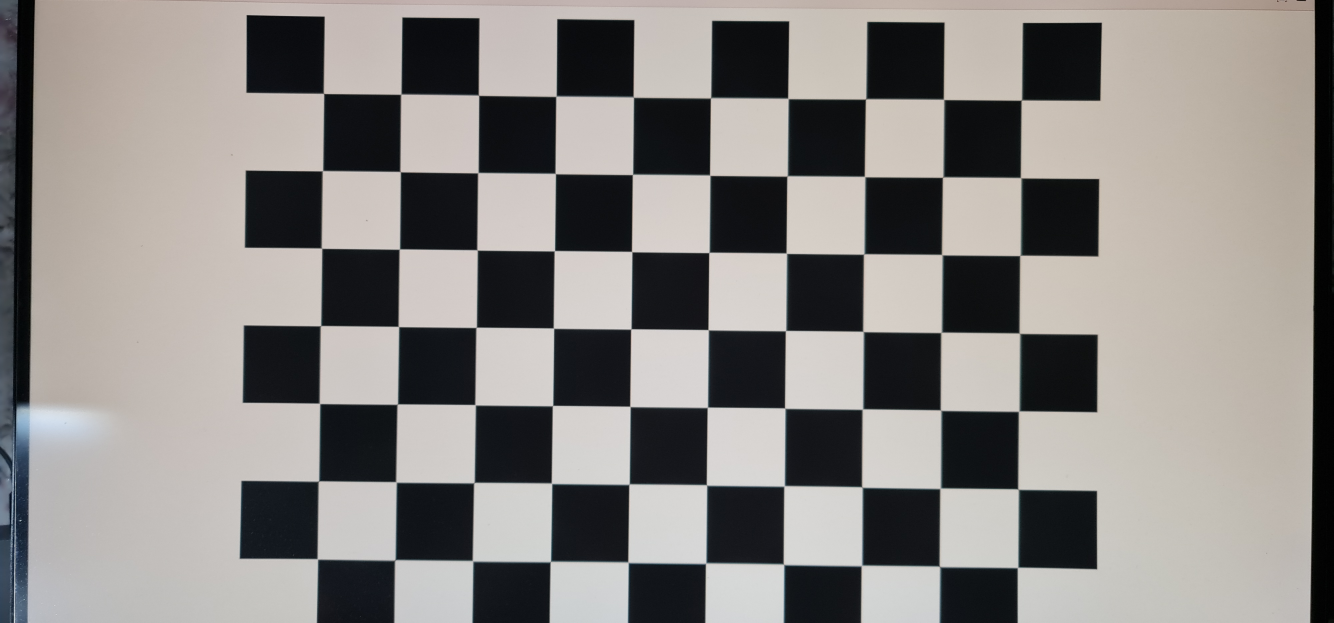
#> input picture seminars/seminar_04/data/calibr_images/1000017178.jpg, 4000 x 1868 px, given in place of slow_traffic_small.mp4, which was not available (shown at 1/3 size)
$ jupyter execute Seminar_9_SOLVED.ipynb   (shell and % lines are left out)   (older library calls are emulated)   (text cells are left out)
#> lines starting #> are read from the running program, lines starting #| are printed output that depends on the picture; pictures that were not available may be replaced by others from this repository, and a replacement may not be noted
[cell 1]
#!wget https://www.bogotobogo.com/python/OpenCV_Python/images/mean_shift_tracking/slow_traffic_small.mp4 -O data/slow_traffic_small.mp4

[cell 2]
import cv2
from tqdm import tqdm
import numpy as np
import matplotlib.pyplot as plt
import IPython

[cell 3]
# [272 lines left out: functions build_image_pyramid, compute_image_gradients, compute_lk_optical_flow_point, compute_lk_optical_flow_for_patch, track_point_with_pyramid_lk, lucas_kanade_optical_flow, not called in this run]


def demo_optical_flow(video_path='data/slow_traffic_small.mp4', output_path='output_my_LK.mp4'):
    """
    Демонстрация работы алгоритма на видео.

    Args:
        video_path: Путь к входному видео
        output_path: Путь для сохранения результата
    """
#> called with video_path = 'data/slow_traffic_small.mp4', output_path = 'output_my_LK.mp4'
    # Открываем видео
    cap = cv2.VideoCapture(video_path)

    # Получаем параметры видео
    length = int(cap.get(cv2.CAP_PROP_FRAME_COUNT))
    width = int(cap.get(cv2.CAP_PROP_FRAME_WIDTH))
    height = int(cap.get(cv2.CAP_PROP_FRAME_HEIGHT))
    fps = cap.get(cv2.CAP_PROP_FPS)

    # Настраиваем запись выходного видео
    fourcc = cv2.VideoWriter_fourcc(*'MP4V')
    out = cv2.VideoWriter(output_path, fourcc, fps, (width, height))

    # Параметры для обнаружения углов Shi-Tomasi
    feature_params = dict(
        maxCorners=100,
        qualityLevel=0.3,
        minDistance=7,
        blockSize=7
    )

    # Берем первый кадр и находим в нем углы
    ret, old_frame = cap.read()
#> old_frame is the input picture: shape (1868, 4000, 3); mean B, G, R 131, 133.8, 137.2
    old_gray = cv2.cvtColor(old_frame, cv2.COLOR_BGR2GRAY)
    p0 = cv2.goodFeaturesToTrack(old_gray, mask=None, **feature_params)
#> p0 = 100 rows, first 8: [742, 48], [3303, 70], [2125, 761], [2122, 987], [2359, 532], [2352, 1222], [1661, 1215], [1888, 1217]
    p0 = p0.reshape(-1, 2)  # Преобразуем в формат [[x1, y1], [x2, y2], ...]
#> p0 = 100 pairs, first value 35 to 3303, second value 48 to 1705

    # Сохраняем изначальные точки для отслеживания через все видео
    initial_points = p0.copy()
#> initial_points has the same summary as p0

    # Создаем маску для рисования
    mask = np.zeros_like(old_frame)

    # Создаем случайные цвета для визуализации
    color = np.random.randint(0, 255, (len(p0), 3))
#> color = 100 rows, first 8: [172, 47, 117], [192, 67, 251], [195, 103, 9], [211, 21, 242], [36, 87, 70], [216, 88, 140], [58, 193, 230], [39, 87, 174]

    from tqdm import tqdm
    for i in tqdm(range(length - 1)):  # -1 потому что первый кадр мы уже прочитали
        ret, frame = cap.read()

        if not ret:
            print('No frames grabbed!')
            break

        frame_gray = cv2.cvtColor(frame, cv2.COLOR_BGR2GRAY)

        # Вычисляем оптический поток с помощью нашей реализации
        p1, st = lucas_kanade_optical_flow(
            old_gray,
            frame_gray,
            p0,
            window_size=15,
            num_pyramid_levels=3
        )

        # Выбираем хорошие точки
        good_new = p1[st == 1]
        good_old = p0[st == 1]

        # Рисуем треки
        for i, (new, old) in enumerate(zip(good_new, good_old)):
            a, b = new
            c, d = old
            mask = cv2.line(mask, (int(a), int(b)), (int(c), int(d)), color[i % len(color)].tolist(), 2)
            frame = cv2.circle(frame, (int(a), int(b)), 5, color[i % len(color)].tolist(), -1)

        # Объединяем кадр и маску
        img = cv2.add(frame, mask)

        # Записываем результат
        out.write(img)

        # Обновляем предыдущий кадр
        old_gray = frame_gray.copy()

        # Обновляем точки, но только те, которые успешно отслежены
        p0[st == 1] = good_new
#> mask: shape (1868, 4000, 3); every value is 0

    # Освобождаем ресурсы
    cap.release()
    out.release()

    print(f"Результат сохранен в {output_path}")
    return output_path

[cell 4]
result_path = demo_optical_flow(video_path='data/slow_traffic_small.mp4', output_path='output_my_LK.mp4')

[cell 5]
def demo_optical_flow_opencv(video_path='data/slow_traffic_small.mp4', output_path='output_my_LK.mp4'):
    """
    Демонстрация работы алгоритма на видео с использованием cv2.calcOpticalFlowPyrLK.

    Args:
        video_path: Путь к входному видео
        output_path: Путь для сохранения результата
    """
#> called with video_path = 'data/slow_traffic_small.mp4', output_path = 'output_opencv_LK.mp4'
    # Открываем видео
    cap = cv2.VideoCapture(video_path)

    # Получаем параметры видео
    length = int(cap.get(cv2.CAP_PROP_FRAME_COUNT))
    width = int(cap.get(cv2.CAP_PROP_FRAME_WIDTH))
    height = int(cap.get(cv2.CAP_PROP_FRAME_HEIGHT))
    fps = cap.get(cv2.CAP_PROP_FPS)

    # Настраиваем запись выходного видео
    fourcc = cv2.VideoWriter_fourcc(*'MP4V')
    out = cv2.VideoWriter(output_path, fourcc, fps, (width, height))

    # Параметры для обнаружения углов Shi-Tomasi
    feature_params = dict(
        maxCorners=100,
        qualityLevel=0.3,
        minDistance=7,
        blockSize=7
    )

    # Параметры для Lucas-Kanade оптического потока
    lk_params = dict(
        winSize=(15, 15),
        maxLevel=3,
        criteria=(cv2.TERM_CRITERIA_EPS | cv2.TERM_CRITERIA_COUNT, 10, 0.03)
    )

    # Берем первый кадр и находим в нем углы
    ret, old_frame = cap.read()
    old_gray = cv2.cvtColor(old_frame, cv2.COLOR_BGR2GRAY)
    p0 = cv2.goodFeaturesToTrack(old_gray, mask=None, **feature_params)
#> p0 = 100 rows, first 8: [742, 48], [3303, 70], [2125, 761], [2122, 987], [2359, 532], [2352, 1222], [1661, 1215], [1888, 1217]

    # Создаем маску для рисования
    mask = np.zeros_like(old_frame)

    # Создаем случайные цвета для визуализации
    color = np.random.randint(0, 255, (100, 3))

    from tqdm import tqdm
    for i in tqdm(range(length - 1)):  # -1 потому что первый кадр мы уже прочитали
        ret, frame = cap.read()

        if not ret:
            print('No frames grabbed!')
            break

        frame_gray = cv2.cvtColor(frame, cv2.COLOR_BGR2GRAY)

        # Вычисляем оптический поток с помощью встроенной функции cv2.calcOpticalFlowPyrLK
        p1, st, err = cv2.calcOpticalFlowPyrLK(old_gray, frame_gray, p0, None, **lk_params)

        # Выбираем хорошие точки
        if p1 is not None:
            good_new = p1[st == 1]
            good_old = p0[st == 1]

        # Рисуем треки
        for i, (new, old) in enumerate(zip(good_new, good_old)):
            a, b = new.ravel()
            c, d = old.ravel()
            mask = cv2.line(mask, (int(a), int(b)), (int(c), int(d)), color[i % len(color)].tolist(), 2)
            frame = cv2.circle(frame, (int(a), int(b)), 5, color[i % len(color)].tolist(), -1)

        # Объединяем кадр и маску
        img = cv2.add(frame, mask)

        # Записываем результат
        out.write(img)

        # Обновляем предыдущий кадр
        old_gray = frame_gray.copy()

        # Обновляем точки, но только те, которые успешно отслежены
        p0 = good_new.reshape(-1, 1, 2)

    # Освобождаем ресурсы
    cap.release()
    out.release()

    print(f"Результат сохранен в {output_path}")
    return output_path

[cell 6]
result_path = demo_optical_flow_opencv(video_path='data/slow_traffic_small.mp4', output_path='output_opencv_LK.mp4')

[cell 7]
# your code

def detect_new_points(frame_gray, existing_points, max_corners=120, quality_level=0.3, min_distance=7, block_size=7):
    """
    Ищет новые Shi-Tomasi точки, избегая областей рядом с уже отслеживаемыми точками.
    """
#> called with max_corners = 120, quality_level = 0.3, min_distance = 7, block_size = 7
    h, w = frame_gray.shape[:2]
#> h = 1868; w = 4000
    mask = np.full((h, w), 255, dtype=np.uint8)

    # Запрещаем искать новые точки рядом с уже существующими
    if existing_points is not None and len(existing_points) > 0:
        for x, y in existing_points:
            cv2.circle(mask, (int(x), int(y)), int(min_distance * 1.5), 0, -1)

    new_pts = cv2.goodFeaturesToTrack(
        frame_gray,
        mask=mask,
        maxCorners=max_corners,
        qualityLevel=quality_level,
        minDistance=min_distance,
        blockSize=block_size
    )
#> new_pts = 120 rows, first 8: [742, 48], [3303, 70], [2125, 761], [2122, 987], [2359, 532], [2352, 1222], [1661, 1215], [1888, 1217]

    if new_pts is None:
        return np.empty((0, 2), dtype=np.float32)

    return new_pts.reshape(-1, 2).astype(np.float32)


# [23 lines left out: function merge_points, not called in this run]


def demo_optical_flow_with_point_recovery(video_path='data/slow_traffic_small.mp4',
                                          output_path='output_my_LK_recovery.mp4',
                                          target_points=120):
    """
    Lucas-Kanade + механизм восстановления точек:
    - удаляем потерянные;
    - дозаполняем новыми точками на текущем кадре.
    """
    cap = cv2.VideoCapture(video_path)

    length = int(cap.get(cv2.CAP_PROP_FRAME_COUNT))
    width = int(cap.get(cv2.CAP_PROP_FRAME_WIDTH))
    height = int(cap.get(cv2.CAP_PROP_FRAME_HEIGHT))
    fps = cap.get(cv2.CAP_PROP_FPS)

    fourcc = cv2.VideoWriter_fourcc(*'MP4V')
    out = cv2.VideoWriter(output_path, fourcc, fps, (width, height))

    ret, old_frame = cap.read()
    if not ret:
        cap.release()
        out.release()
        raise RuntimeError("Не удалось прочитать первый кадр")

    old_gray = cv2.cvtColor(old_frame, cv2.COLOR_BGR2GRAY)
    p0 = detect_new_points(old_gray, existing_points=None, max_corners=target_points)
#> p0 = 120 pairs, first value 35 to 3857, second value 3 to 1706

    mask_tracks = np.zeros_like(old_frame)
    color = np.random.randint(0, 255, (2000, 3), dtype=np.uint8)

    from tqdm import tqdm
    for _ in tqdm(range(length - 1)):
        ret, frame = cap.read()
        if not ret:
            break

        frame_gray = cv2.cvtColor(frame, cv2.COLOR_BGR2GRAY)

        # Если точек нет — просто переинициализируем
        if p0 is None or len(p0) == 0:
            p0 = detect_new_points(frame_gray, existing_points=None, max_corners=target_points)
            old_gray = frame_gray.copy()
            out.write(frame)
            continue

        # Трекинг существующих точек
        p1, st = lucas_kanade_optical_flow(
            old_gray,
            frame_gray,
            p0,
            window_size=15,
            num_pyramid_levels=3,
            max_iterations=10,
            epsilon=0.01
        )

        good_new = p1[st == 1]
        good_old = p0[st == 1]

        # Визуализация треков только для выживших точек
        for i, (new, old) in enumerate(zip(good_new, good_old)):
            a, b = new
            c, d = old
            col = color[i % len(color)].tolist()
            mask_tracks = cv2.line(mask_tracks, (int(c), int(d)), (int(a), int(b)), col, 2)
            frame = cv2.circle(frame, (int(a), int(b)), 4, col, -1)

        # Обновляем набор точек: удаляем потерянные + добавляем новые
        p0 = merge_points(
            old_points=p0,
            tracked_points=p1,
            status=st,
            frame_gray=frame_gray,
            target_points=target_points
        )

        img = cv2.add(frame, mask_tracks)
        out.write(img)
        old_gray = frame_gray.copy()

    cap.release()
    out.release()

    print(f"Результат сохранен в {output_path}")
    return output_path

[cell 8]
result_path = demo_optical_flow_with_point_recovery(
    video_path='data/slow_traffic_small.mp4',
    output_path='output_my_LK_recovery.mp4',
    target_points=120
)

[cell 9]
def demo_optical_flow_farneback_opencv(video_path='data/slow_traffic_small.mp4', output_path='output_Farneback.mp4'):
    """
    Демонстрация работы алгоритма плотного оптического потока Farneback на видео.

    Args:
        video_path: Путь к входному видео
        output_path: Путь для сохранения результата
    """
#> called with video_path = 'data/slow_traffic_small.mp4', output_path = 'output_opencv_farneback.mp4'
    # Открываем видео
    cap = cv2.VideoCapture(video_path)

    # Получаем параметры видео
    length = int(cap.get(cv2.CAP_PROP_FRAME_COUNT))
    width = int(cap.get(cv2.CAP_PROP_FRAME_WIDTH))
    height = int(cap.get(cv2.CAP_PROP_FRAME_HEIGHT))
    fps = cap.get(cv2.CAP_PROP_FPS)

    # Настраиваем запись выходного видео
    fourcc = cv2.VideoWriter_fourcc(*'MP4V')
    out = cv2.VideoWriter(output_path, fourcc, fps, (width, height))

    # Берем первый кадр и преобразуем его в оттенки серого
    ret, frame1 = cap.read()
    if not ret:
        print('Не удалось прочитать видео')
        return None

    prvs = cv2.cvtColor(frame1, cv2.COLOR_BGR2GRAY)

    # Создаем HSV-изображение для визуализации потока
    hsv = np.zeros_like(frame1)
    hsv[..., 1] = 255  # Насыщенность устанавливаем на максимум

    from tqdm import tqdm
    for i in tqdm(range(length - 1)):  # -1 потому что первый кадр мы уже прочитали
        ret, frame2 = cap.read()

        if not ret:
            print('No frames grabbed!')
            break

        next_frame = cv2.cvtColor(frame2, cv2.COLOR_BGR2GRAY)

        # Вычисляем оптический поток методом Farneback
        # Параметры:
        # - 0.5: коэффициент масштабирования для пирамиды изображений
        # - 3: кол-во уровней пирамиды
        # - 15: размер окна для усреднения
        # - 3: число итераций на каждом уровне пирамиды
        # - 5: размер окна для полиномиальной аппроксимации
        # - 1.2: стандартное отклонение для сглаживания
        flow = cv2.calcOpticalFlowFarneback(
            prvs, next_frame, None,
            0.5, 3, 15, 3, 5, 1.2, 0
        )

        # Преобразуем векторы потока из декартовых координат в полярные
        mag, ang = cv2.cartToPolar(flow[..., 0], flow[..., 1])

        # Кодируем направление потока как оттенок (hue)
        hsv[..., 0] = ang * 180 / np.pi / 2

        # Кодируем величину потока как яркость (value)
        hsv[..., 2] = cv2.normalize(mag, None, 0, 255, cv2.NORM_MINMAX)

        # Преобразуем HSV в BGR для отображения
        bgr = cv2.cvtColor(hsv, cv2.COLOR_HSV2BGR)

        # Записываем результат
        out.write(bgr)

        # Обновляем предыдущий кадр
        prvs = next_frame
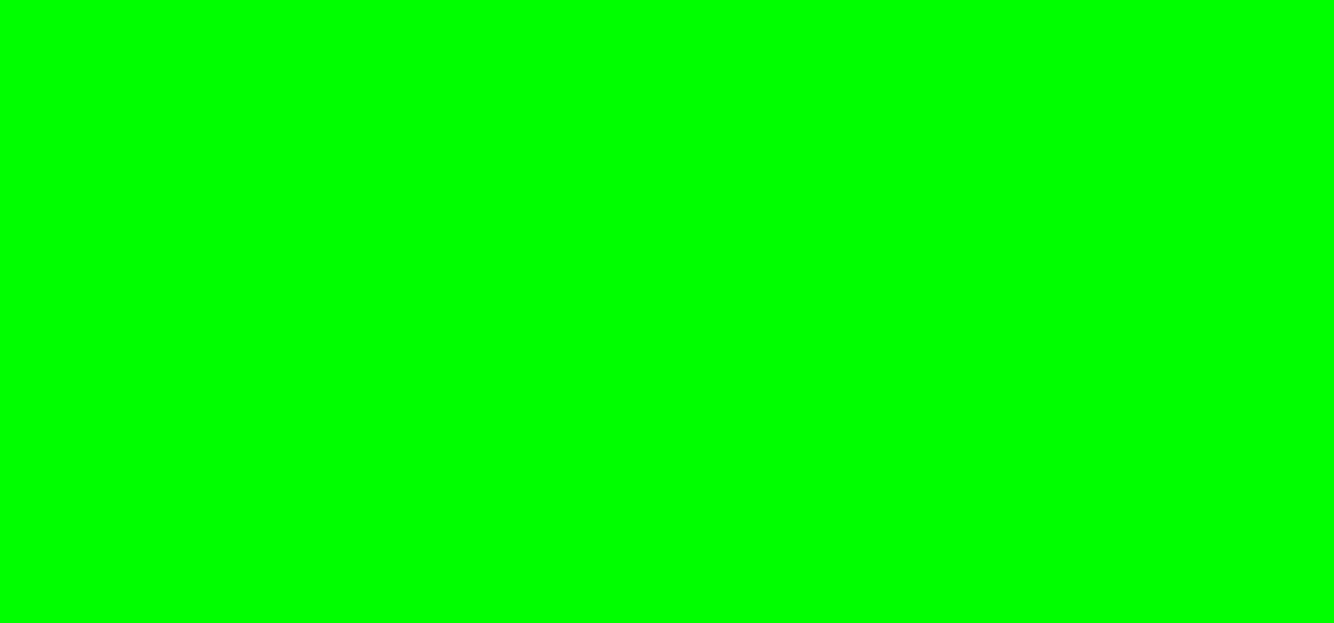
#> hsv: shape (1868, 4000, 3) (shown at 1/3 size); mean of channels 0, 1, 2 0, 255, 0; drawn as B, G, R

    # Освобождаем ресурсы
    cap.release()
    out.release()

    print(f"Результат сохранен в {output_path}")
    return output_path


$ run again, on seminars/seminar_04/data/calibr_images/1000017181.jpg
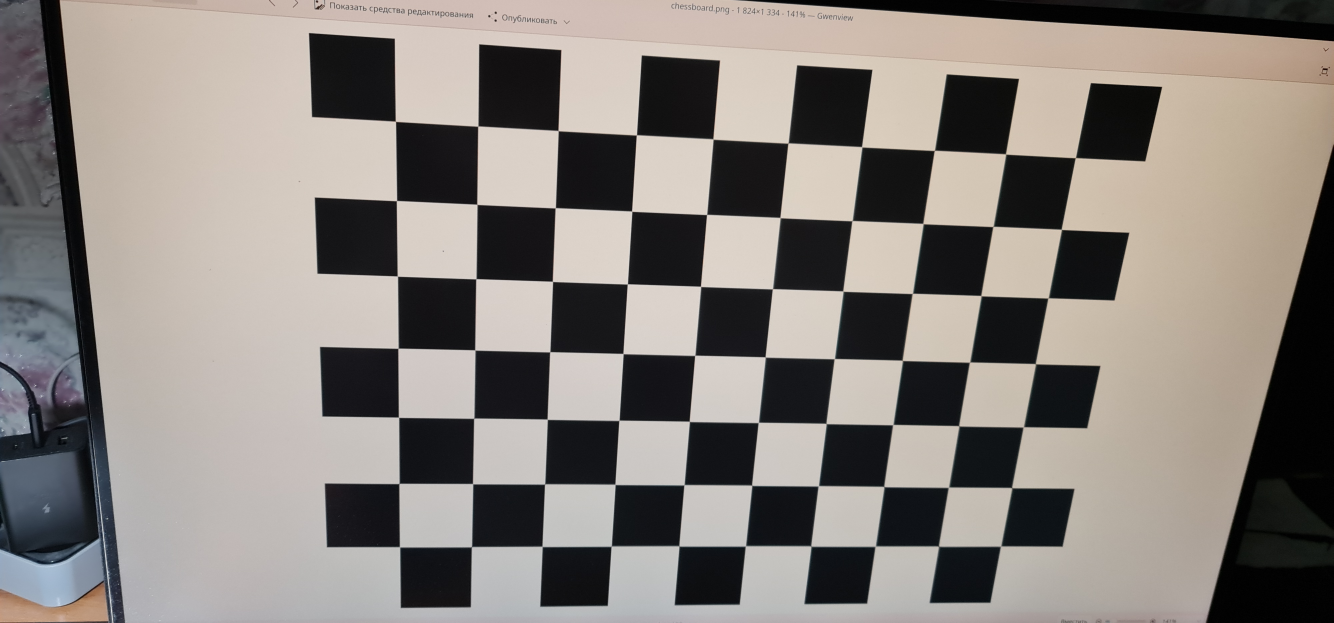
#> input picture seminars/seminar_04/data/calibr_images/1000017181.jpg, 4000 x 1868 px, given in place of slow_traffic_small.mp4, which was not available (shown at 1/3 size)
#> in demo_optical_flow, old_frame is the input picture: shape (1868, 4000, 3); mean B, G, R 124.3, 129.3, 135.4
#> in demo_optical_flow, `old_gray = cv2.cvtColor(old_frame, cv2.COLOR_BGR2GRAY)`:
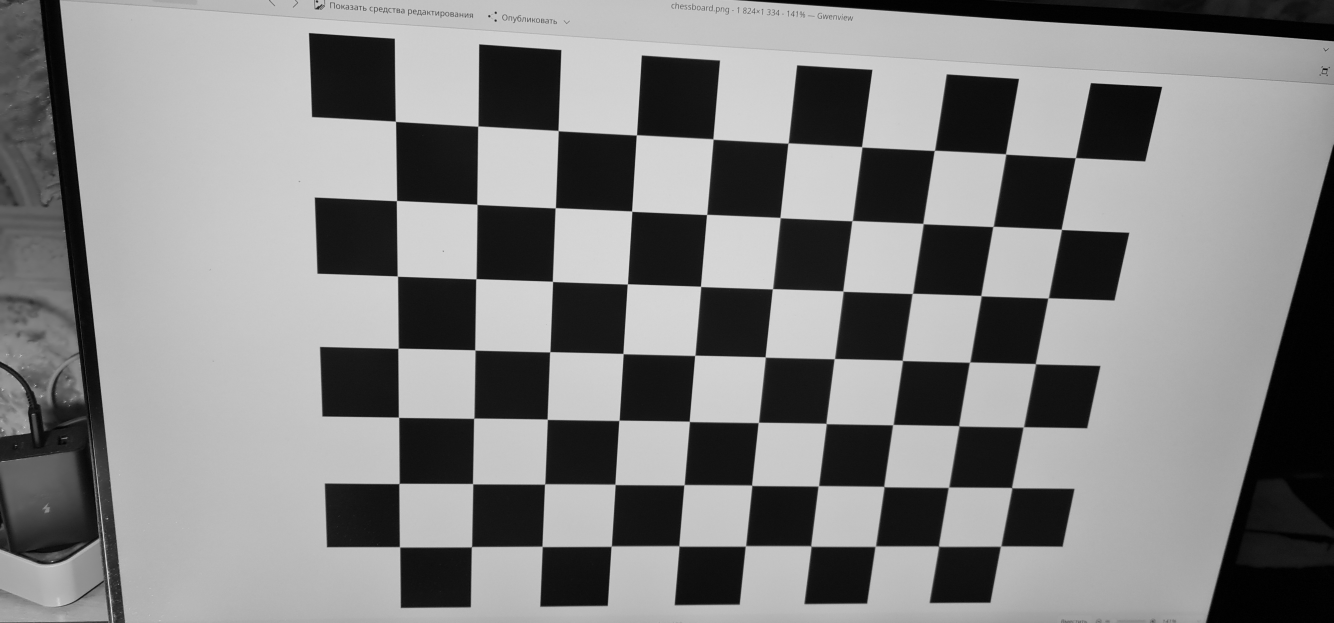
#> old_gray: shape (1868, 4000) (shown at 1/3 size); min 0, max 241, mean 130.6
#> in demo_optical_flow, `p0 = cv2.goodFeaturesToTrack(old_gray, mask=None, **feature_params)`: p0 = 100 rows, first 8: [1880, 855], [1886, 850], [1487, 38], [2118, 647], [1899, 637], [3483, 263], [1486, 61], [1467, 48]
#> in demo_optical_flow, `p0 = p0.reshape(-1, 2)`: p0 = 100 pairs, first value 929 to 3981, second value 4 to 1642
#> initial_points has the same summary as p0
#> color = 100 rows, first 8: [172, 47, 117], [192, 67, 251], [195, 103, 9], [211, 21, 242], [36, 87, 70], [216, 88, 140], [58, 193, 230], [39, 87, 174]
#> in demo_optical_flow_opencv, `p0 = cv2.goodFeaturesToTrack(old_gray, mask=None, **feature_params)`: p0 = 100 rows, first 8: [1880, 855], [1886, 850], [1487, 38], [2118, 647], [1899, 637], [3483, 263], [1486, 61], [1467, 48]
#> new_pts = 120 rows, first 8: [1880, 855], [1886, 850], [1487, 38], [2118, 647], [1899, 637], [3483, 263], [1486, 61], [1467, 48]
#> in demo_optical_flow_with_point_recovery, `p0 = detect_new_points(old_gray, existing_points=None, max_corners=tar..`: p0 = 120 pairs, first value 929 to 3981, second value 4 to 1642
